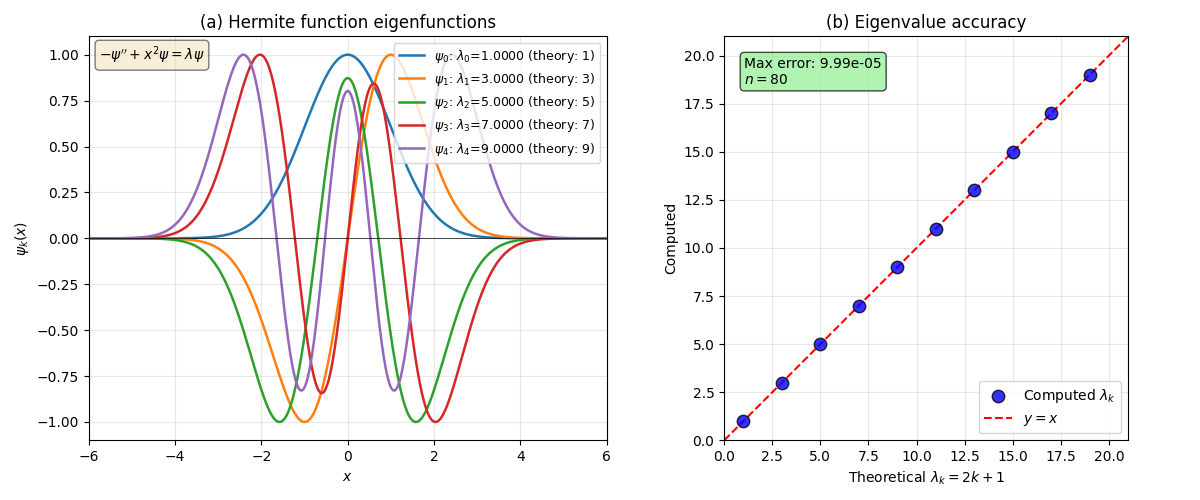

Here is the Python script that generated this plot:
import sys
sys.path.insert(0, '../src')
import numpy as np, matplotlib.pyplot as plt
from chebpy import chebop

def qho():
    L = chebop([-6, 6])
    L.op = lambda x, u: -u.diff(2) + x**2 * u
    L.lbc = 0
    L.rbc = 0
    L.n_current = 80
    return L

fig, ax = plt.subplots(1, 2, figsize=(12, 5))

# (a) Eigenfunctions
eigs, efuns = qho().eigs(k=5)
x = np.linspace(-6, 6, 500)
for i, (v, ef) in enumerate(zip(eigs, efuns)):
    if ef: 
        y = ef(x)
        y = y/np.max(np.abs(y))
        y = -y if y[len(y)//2] < 0 else y
    ax[0].plot(x, y, lw=1.8, label=f'$\\psi_{i}$: $\\lambda_{i}$={v:.4f} (theory: {2*i+1})')
ax[0].set(xlabel='$x$', ylabel=r'$\psi_k(x)$', title='(a) Hermite function eigenfunctions', xlim=[-6,6])
ax[0].legend(fontsize=9)
ax[0].grid(alpha=0.3)
ax[0].axhline(0, color='k', lw=0.5)
ax[0].text(0.02, 0.98, r"$-\psi'' + x^2\psi = \lambda\psi$", transform=ax[0].transAxes, fontsize=10, va='top', bbox=dict(boxstyle='round', facecolor='wheat', alpha=0.5))

# (b) Eigenvalue accuracy
eigs10, _ = qho().eigs(k=10)
theory = 2*np.arange(10)+1
ax[1].scatter(theory, eigs10, s=80, alpha=0.8, c='blue', edgecolors='k', lw=1, label=r'Computed $\lambda_k$', zorder=3)
ax[1].plot([0, 21], [0, 21], 'r--', lw=1.5, label='$y=x$', zorder=2)
ax[1].set(xlabel=r'Theoretical $\lambda_k = 2k+1$', ylabel='Computed', title='(b) Eigenvalue accuracy', aspect='equal', xlim=[0,21], ylim=[0,21])
ax[1].legend()
ax[1].grid(alpha=0.3)
ax[1].text(0.05, 0.95, f'Max error: {np.max(np.abs(eigs10-theory)):.2e}\n$n=80$', transform=ax[1].transAxes, fontsize=10, va='top', bbox=dict(boxstyle='round', facecolor='lightgreen', alpha=0.7))

plt.tight_layout()
plt.savefig('eig.png')
